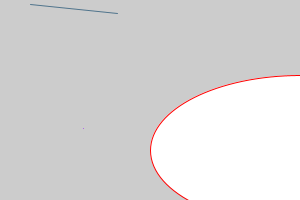
Frame 1 (no input)
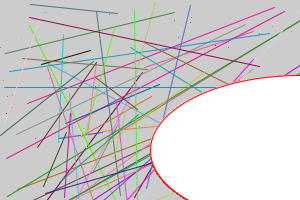
Frame 60 (the mouse pressed at the canvas centre just before this capture)
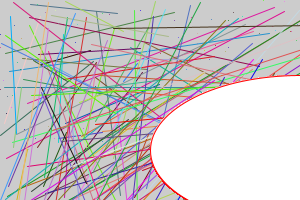
Frame 120 (the mouse held since frame 60 and released just before this capture)

The Processing sketch that drew these frames (run headless with seeded random() and noise(); from frame 60 on, the mouse is pressed at the canvas centre):

// Processing sketch: enrico_final
// ── enrico_final.pde
float x = 350;

void setup()
{
  size(300, 200);
}
void draw()
{
  stroke(random(255), random(255), random(255));
  point(random(x), random(150));
stroke(random(255), random(255), random(255));
line(random(x), random(150), random(150), random(300));
stroke(255, 0, 0);
ellipse(300, 150, 300, 150);
ellipse(0, 0, 0, 0);
}
